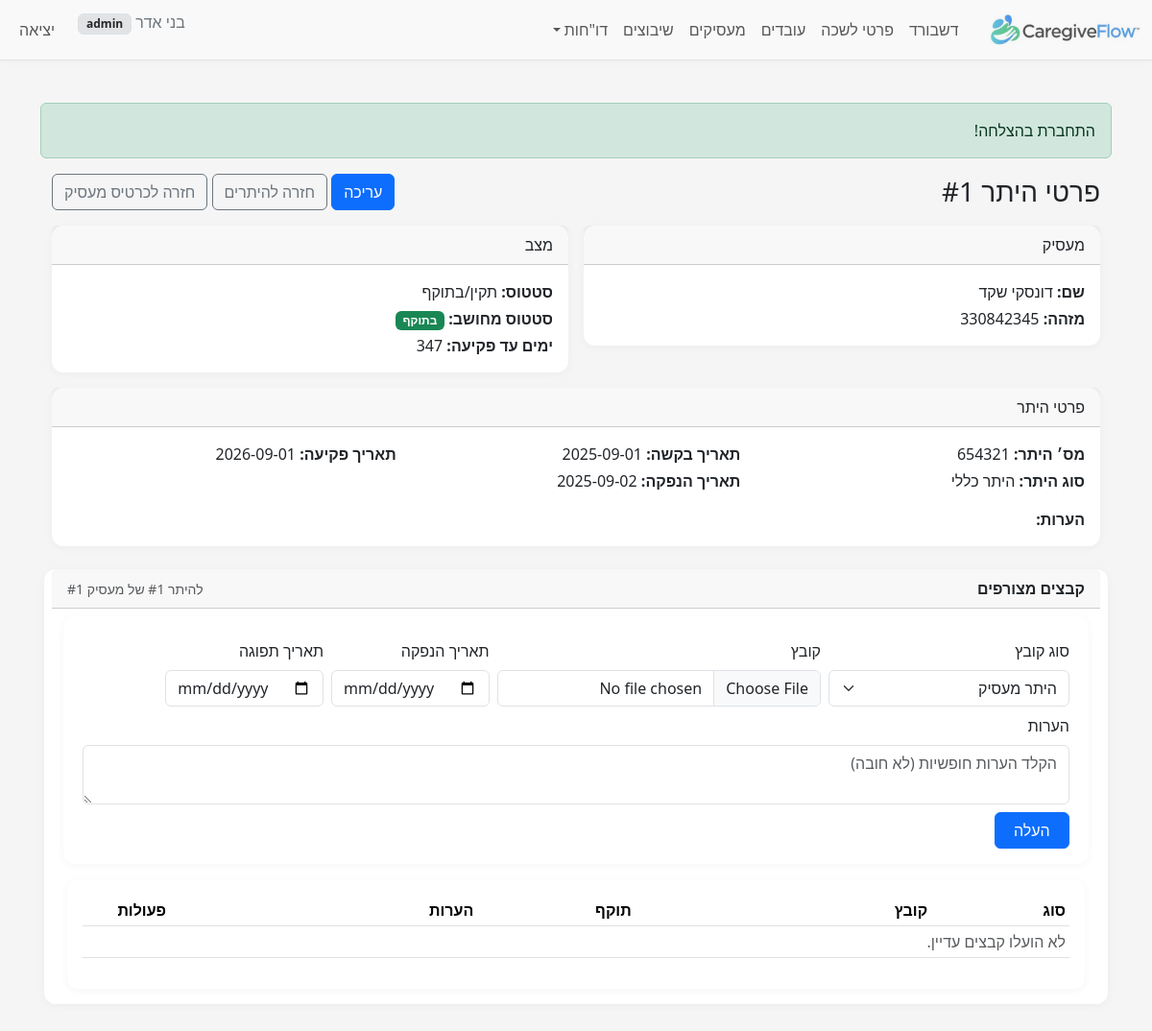
Page /index.php?r=employment_permits/view&id=1&employer_id=1 (signed in) on the committed database.
### tables this page shows
CREATE TABLE `employment_permits` (
  `id` bigint(20) UNSIGNED NOT NULL,
  `employer_id` bigint(20) UNSIGNED NOT NULL,
  `permit_number` varchar(60) NOT NULL,
  `permit_type_code` tinyint(3) UNSIGNED DEFAULT NULL,
  `request_date` date DEFAULT NULL,
  `issue_date` date DEFAULT NULL,
  `expiry_date` date DEFAULT NULL,
  `status_code` tinyint(3) UNSIGNED DEFAULT NULL,
  `notes` text DEFAULT NULL,
  `created_at` timestamp NULL DEFAULT current_timestamp(),
  `updated_at` timestamp NULL DEFAULT current_timestamp() ON UPDATE current_timestamp()
);

CREATE TABLE `employers` (
  `id` bigint(20) UNSIGNED NOT NULL,
  `id_type_code` tinyint(3) UNSIGNED NOT NULL,
  `id_number` varchar(20) NOT NULL,
  `passport_number` varchar(20) DEFAULT NULL,
  `last_name` varchar(60) NOT NULL,
  `first_name` varchar(60) NOT NULL,
  `gender_code` tinyint(3) UNSIGNED DEFAULT NULL COMMENT 'Employer gender (1=male,2=female per BAFI)',
  `phone` varchar(10) DEFAULT NULL,
  `phone_prefix_il` varchar(4) DEFAULT NULL,
  `phone_number_il` varchar(10) DEFAULT NULL,
  `phone_alt` varchar(30) DEFAULT NULL,
  `email` varchar(120) DEFAULT NULL,
  `birth_date` date DEFAULT NULL,
  `birth_year` smallint(5) UNSIGNED DEFAULT NULL COMMENT 'Employer birth year (yyyy)',
  `city_code` int(10) UNSIGNED DEFAULT NULL,
  `city_name_he` varchar(120) DEFAULT NULL,
  `street_code` int(10) UNSIGNED DEFAULT NULL,
  `street_name_he` varchar(120) DEFAULT NULL,
  `foreign_country_code` int(10) UNSIGNED DEFAULT NULL COMMENT 'MoI country numeric code for foreign employer',
  `house_no` varchar(10) DEFAULT NULL,
  `apartment` varchar(10) DEFAULT NULL,
  `zipcode` varchar(10) DEFAULT NULL,
  `notes` text DEFAULT NULL,
  `created_at` timestamp NOT NULL DEFAULT current_timestamp(),
  `updated_at` timestamp NULL DEFAULT current_timestamp() ON UPDATE current_timestamp(),
  `company_name` varchar(150) DEFAULT NULL,
  `contact_email` varchar(120) DEFAULT NULL,
  `contact_name` varchar(120) DEFAULT NULL,
  `contact_phone` varchar(30) DEFAULT NULL
);

### src/controllers/EmploymentPermitsController.php (called while the page is built, shortened)
<?php
require_once __DIR__ . '/../models/EmploymentPermit.php';
require_once __DIR__ . '/../models/EmployerDocument.php';
require_once __DIR__ . '/../services/EmploymentPermitService.php';
class EmploymentPermitsController
{
    public static function view(PDO $pdo)
    {
        $m  = new EmploymentPermit($pdo);
        $id = (int)($_GET['id'] ?? 0);
        $item = $m->find($id);
        $docModel = new EmployerDocument($pdo);
        $documents = $docModel->listFor((int)$item['employer_id'], 'employer_permits', (int)$item['id']);
        $emp = self::employer_brief($pdo, (int)$item['employer_id']);
        $status_name = self::status_codes($pdo)[$item['status_code']] ?? null;
        $type_name   = $item['permit_type_code'] !== null
            ? (self::type_codes($pdo)[$item['permit_type_code']] ?? null)
            : null;
        $derived_status_code = EmploymentPermitService::derivedStatusCode(
            $item['status_code'] ?? null,
            $item['expiry_date'] ?? null
        );
        $days_left = EmploymentPermitService::daysUntilExpiry($item['expiry_date'] ?? null);
        require __DIR__ . '/../../views/employment_permits/view.php';
    }
    private static function status_codes(PDO $pdo): array
    {
        $rows = $pdo->query("SELECT employment_permit_status_code AS code, name_he FROM employment_permit_status_codes ORDER BY code")
                    ->fetchAll(PDO::FETCH_ASSOC);
        $out = [];
        foreach ($rows as $r) { $out[(int)$r['code']] = $r['name_he']; }
        return $out;
    }
    private static function type_codes(PDO $pdo): array
    {
        $rows = $pdo->query("SELECT employment_permit_type_code AS code, name_he FROM employment_permit_type_codes ORDER BY code")
                    ->fetchAll(PDO::FETCH_ASSOC);
        $out = [];
        foreach ($rows as $r) { $out[(int)$r['code']] = $r['name_he']; }
        return $out;
    }
    private static function employer_brief(PDO $pdo, int $id): ?array
    {
        $stmt = $pdo->prepare("SELECT id, first_name, last_name, id_number, passport_number FROM employers WHERE id = :id");
        $stmt->execute([':id' => $id]);
        $row = $stmt->fetch(PDO::FETCH_ASSOC);
        return $row ?: null;
    }
}

### public/index.php (called while the page is built, shortened)
<?php
require __DIR__ . '/../src/helpers.php';
$pdo = db();
$route = $_GET['r'] ?? 'dashboard/index';
[$ctrl, $action] = array_pad(explode('/', $route, 2), 2, 'index');
$action = strtok($action, '&?');
$action = preg_replace('/[^A-Za-z0-9_]/', '', $action);
$controllerClass = preg_replace('/[^A-Za-z0-9]/', '', ucwords(str_replace(['_', '-'], ' ', $ctrl))) . 'Controller';
call_user_func([$controllerClass, $action], $pdo);

### src/models/EmploymentPermit.php (called while the page is built, shortened)
<?php
class EmploymentPermit
{
    private $pdo;
    public function __construct(PDO $pdo)
    {
        $this->pdo = $pdo;
    }
    public function find(int $id): ?array
    {
        $stmt = $this->pdo->prepare("SELECT * FROM employment_permits WHERE id = :id");
        $stmt->execute([':id' => $id]);
        $row = $stmt->fetch(PDO::FETCH_ASSOC);
        return $row ?: null;
    }
}

### src/helpers.php (called while the page is built, shortened)
<?php
function e($str): string { return htmlspecialchars((string)$str, ENT_QUOTES | ENT_SUBSTITUTE, 'UTF-8'); }

### src/services/EmploymentPermitService.php (called while the page is built, shortened)
<?php
class EmploymentPermitService
{
    public static function derivedStatusCode($status_code, ?string $expiry_date)
    {
        return is_numeric($status_code) ? (int)$status_code : null;
    }
    public static function daysUntilExpiry(?string $expiry_date): ?int
    {
        $d = (new DateTime($expiry_date))->setTime(0,0,0);
        $t = (new DateTime('today'))->setTime(0,0,0);
        return (int)$t->diff($d)->format('%r%a');
    }
}

### src/models/EmployerDocument.php (called while the page is built, shortened)
<?php
class EmployerDocument
{
    private $pdo;
    public function __construct(PDO $pdo)
    {
        $this->pdo = $pdo;
    }
    public function listFor(int $employerId, string $relatedTable, int $relatedId): array
    {
        $st = $this->pdo->prepare("SELECT *
                                     FROM employee_documents
                                    WHERE employee_id = :oid
                                      AND related_table = :rt
                                      AND related_id = :rid
                                    ORDER BY created_at DESC, id DESC");
        $st->execute([
            ':oid' => $employerId,
            ':rt'  => $relatedTable,
            ':rid' => $relatedId,
        ]);
        return $st->fetchAll(PDO::FETCH_ASSOC) ?: [];
    }
}
?>

### views/employment_permits/view.php (the view, shortened to what this page needs)
<?php require __DIR__ . '/../layout/header.php'; ?>
<div class="container" dir="rtl">
    <div class="d-flex justify-content-between align-items-center mb-3">
        <h3 class="m-0">פרטי היתר #<?= e($item['id']) ?></h3>
        <div>
            <a class="btn btn-primary" href="?r=employment_permits/edit&id=<?= e($item['id']) ?>">עריכה</a>
            <a class="btn btn-outline-secondary" href="?r=employment_permits/index&employer_id=<?= e($_GET['employer_id']) ?>">חזרה להיתרים</a>
            <a class="btn btn-outline-secondary" href="?r=employers/show&id=<?= e($emp['id']) ?>">חזרה לכרטיס מעסיק</a>
        </div>
    </div>
    <div class="row g-3">
        <div class="col-md-6">
            <div class="card">
                <div class="card-header">מעסיק</div>
                <div class="card-body">
                    <?php if (!empty($emp)): ?>
                        <div class="mb-1"><strong>שם:</strong> <?= e($emp['last_name'] . ' ' . $emp['first_name']) ?></div>
                        <div class="mb-0"><strong>מזהה:</strong> <?= e($emp['id_number'] ?? $emp['passport_number'] ?? '') ?></div>
                    <?php else: ?>
                        <div class="text-muted">—</div>
                    <?php endif; ?>
                </div>
            </div>
        </div>
        <div class="col-md-6">
            <div class="card">
                <div class="card-header">מצב</div>
                <div class="card-body">
                    <div class="mb-1">
                        <strong>סטטוס:</strong>
                        <?= e($status_name ?? '—') ?>
                    </div>
                    <div class="mb-1">
                        <strong>סטטוס מחושב:</strong>
                        <?php if ($derived_status_code === 'expired'): ?>
                            <span class="badge bg-danger">פג</span>
                        <?php else: ?>
                            <span class="badge bg-success">בתוקף</span>
                        <?php endif; ?>
                    </div>
                    <div class="mb-0">
                        <strong>ימים עד פקיעה:</strong>
                        <?php if (is_null($days_left)): ?>
                            —
                        <?php elseif ($days_left < 0): ?>
                            <span class="text-danger"><?= e($days_left) ?></span>
                        <?php elseif ($days_left <= 30): ?>
                            <span class="text-warning"><?= e($days_left) ?></span>
                        <?php else: ?>
                            <?= e($days_left) ?>
                        <?php endif; ?>
                    </div>
                </div>
            </div>
        </div>
        <div class="col-12">
            <div class="card">
                <div class="card-header">פרטי היתר</div>
                <div class="card-body">
                    <div class="row g-3">
                        <div class="col-md-4">
                            <div class="mb-1"><strong>מס׳ היתר:</strong> <?= e($item['permit_number']) ?></div>
                            <div class="mb-0">
                                <strong>סוג היתר:</strong>
                                <?= e($type_name ?? '—') ?>
                            </div>
                        </div>
                        <div class="col-md-4">
                            <div class="mb-1"><strong>תאריך בקשה:</strong> <?= e($item['request_date'] ?? '') ?></div>
                            <div class="mb-0"><strong>תאריך הנפקה:</strong> <?= e($item['issue_date'] ?? '') ?></div>
                        </div>
                        <div class="col-md-4">
                            <div class="mb-1"><strong>תאריך פקיעה:</strong> <?= e($item['expiry_date'] ?? '') ?></div>
                        </div>
                        <div class="col-12">
                            <div class="mb-0"><strong>הערות:</strong><br><?= nl2br(e($item['notes'] ?? '')) ?></div>
                        </div>
                    </div>
                </div>
            </div>
        </div>
        <?php require __DIR__ . '/_documents.php'; ?>
    </div>
</div>
<?php require __DIR__ . '/../layout/footer.php'; ?>

### views/employment_permits/_documents.php (shortened to what this page needs)
<div class="card mt-4">
  <div class="card-header d-flex justify-content-between align-items-center">
    <strong>קבצים מצורפים</strong>
    <small class="text-muted">להיתר #<?= e($item['id']) ?> של מעסיק #<?= e($item['employer_id']) ?></small>
  </div>
  <div class="card-body">
    <form method="post" enctype="multipart/form-data" class="row gy-2 gx-2 align-items-end" action="?r=employment_permits/upload_document">
      <div class="col-md-3">
        <label class="form-label">סוג קובץ</label>
        <select name="doc_type" class="form-select">
          <option value="employer_permit" selected>היתר מעסיק</option>
        </select>
      </div>
      <div class="col-md-4">
        <label class="form-label">קובץ</label>
        <input type="file" name="file" class="form-control" accept=".pdf,.jpg,.jpeg,.png,.gif,.webp" required>
      </div>
      <div class="col-md-2">
        <label class="form-label">תאריך הנפקה</label>
        <input type="date" name="issued_at" class="form-control">
      </div>
      <div class="col-md-2">
        <label class="form-label">תאריך תפוגה</label>
        <input type="date" name="expires_at" class="form-control">
      </div>
      <div class="col-12">
        <label class="form-label">הערות</label>
        <textarea name="notes" class="form-control" rows="2" placeholder="הקלד הערות חופשיות (לא חובה)"></textarea>
      </div>
      <div class="col-md-1 d-grid">
        <button class="btn btn-primary">העלה</button>
      </div>
    </form>
    <div class="table-responsive mt-3">
      <table class="table table-sm align-middle">
        <thead>
          <tr>
            <th style="width:14%">סוג</th>
            <th>קובץ</th>
            <th style="width:16%">תוקף</th>
            <th style="width:28%">הערות</th>
            <th style="width:12%" class="text-center">פעולות</th>
          </tr>
        </thead>
        <tbody>
        <?php if (!$documents): ?>
          <tr><td colspan="5" class="text-muted">לא הועלו קבצים עדיין.</td></tr>
        <?php else: foreach ($documents as $d): ?>
          <tr>
            <td><?= e($docTypes[$d['doc_type']] ?? $d['doc_type']) ?></td>
            <td>
              <?php if (!empty($d['file_path'])): ?>
                <a href="<?= e($d['file_path']) ?>" target="_blank">פתח</a>
                <div class="small text-muted"><?= e(basename($d['file_path'])) ?></div>
              <?php endif; ?>
            </td>
            <td>
              <?php if ($d['issued_at'] || $d['expires_at']): ?>
                <div class="small">הנפקה: <?= e($d['issued_at'] ?? '—') ?></div>
                <div class="small">תפוגה: <?= e($d['expires_at'] ?? '—') ?></div>
              <?php else: ?>
                —
              <?php endif; ?>
            </td>
            <td><?= nl2br(e($d['notes'] ?? '')) ?></td>
            <td class="text-center">
              <form method="post" action="?r=employer_permits/delete_document" onsubmit="return confirm('למחוק את הקובץ?');">
                <?php if (function_exists('csrf_field')) csrf_field(); ?>
                <input type="hidden" name="doc_id" value="<?= e($d['id']) ?>">
                <input type="hidden" name="permit_id" value="<?= e($item['id']) ?>">
                <button class="btn btn-sm btn-outline-danger">מחיקה</button>
              </form>
            </td>
          </tr>
        <?php endforeach; endif; ?>
        </tbody>
      </table>
    </div>
  </div>
</div>

### public/assets/css/style.css (style rules this page uses)
body { background-color: #f5f5f5; color: #212529; }
.table-responsive { background: #fff; padding: 1rem; border-radius: .75rem; box-shadow: 0 2px 10px rgba(0,0,0,.04); }
main.container form { background: #fff; padding: 1rem; border-radius: .75rem; box-shadow: 0 2px 10px rgba(0,0,0,.04); }
.card { border: 0; box-shadow: 0 2px 10px rgba(0,0,0,.04); border-radius: .75rem; }

### rows in the picture
employment_permits: id "1", expiry_date "347", permit_number "654321", request_date "2025-09-01", issue_date "2025-09-02", expiry_date "2026-09-01", employer "1"
employers: last_name+first_name "דונסקי שקד", id_number "330842345"

### other values in the picture
$u['display_name'] "בני אדר"
$u['role'] "admin"
$f['msg'] "התחברת בהצלחה!"
$status_name "תקין/בתוקף"
$type_name "היתר כללי"
